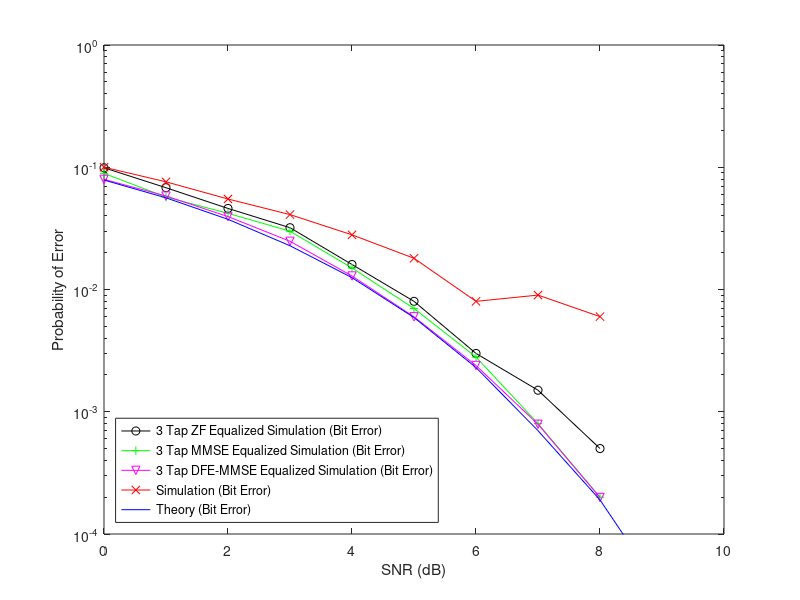
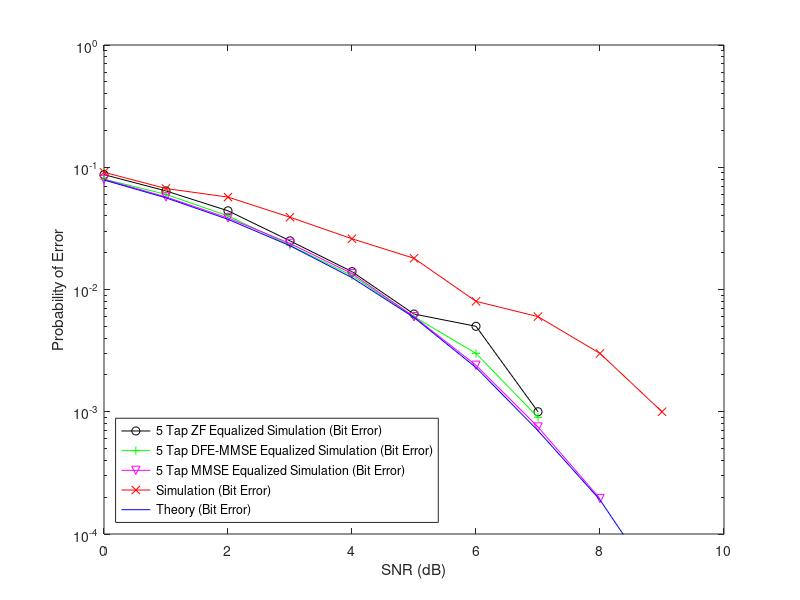
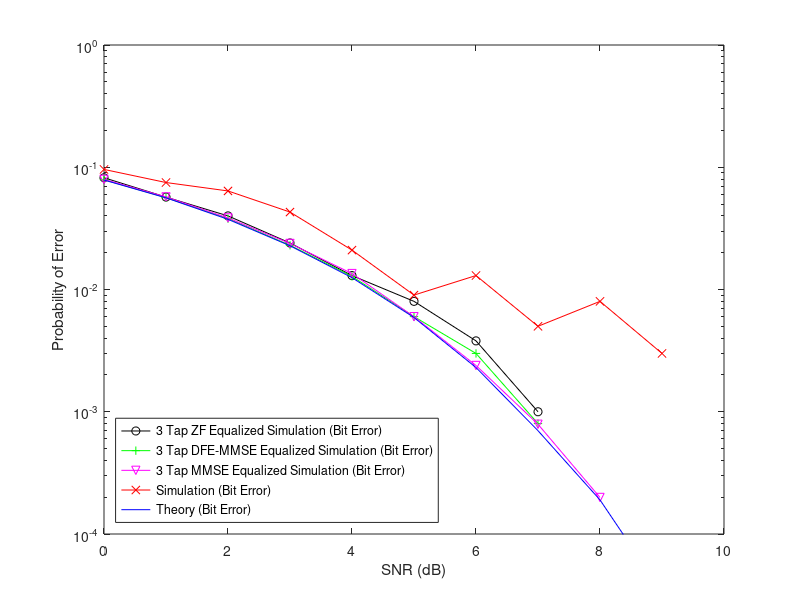
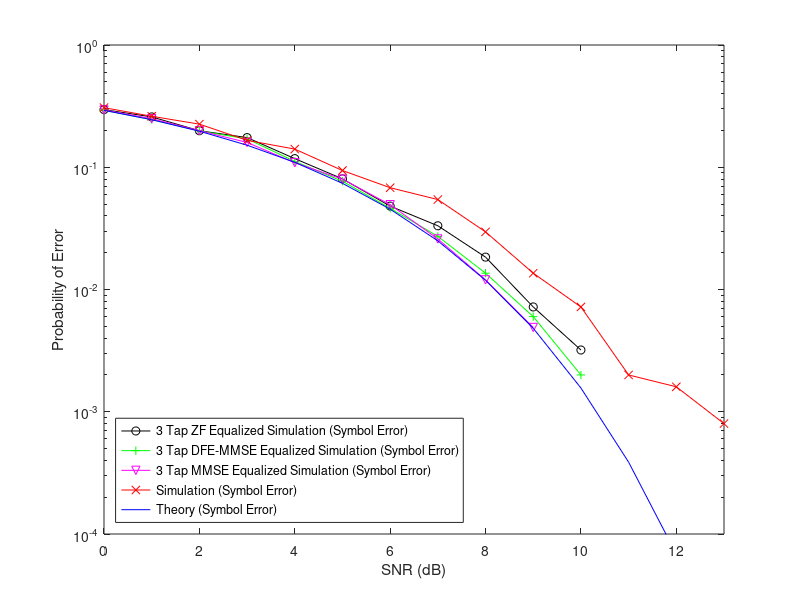

The MATLAB source for these figures, in order:
close all
clearvars
SNR = 0:13;

mmse_bpsk_1= [0.089089,0.0570,0.0420,0.0300,0.0150,0.00700,0.00280,0.00080,0.0002,0,0,0,0,0];
dfe_mmse_bpsk_1 = [0.0796,0.0582,0.0395,0.0248,0.0129,0.00598,0.00239,0.00079,0.000199,0,0,0,0,0];
zf_bpsk_1= [0.0990,0.0680,0.04604,0.03203,0.016016,0.00800,0.0030,0.00150,0.0005,0,0,0,0,0];
ne_bpsk_1 = [0.1001,0.0760,0.0550,0.0410,0.0280,0.0180,0.0080,0.0090,0.0060,0,0,0,0,0];
theo_bpsk_1= [0.0786,0.0562,0.0375,0.0228,0.0125,0.0059,0.0023,0.0007,0.00019,3.36272284196176e-05,3.87210821552205e-06,2.61306795357521e-07,9.00601035062878e-09,1.33293101753005e-10];

 h=figure;
    semilogy(SNR,zf_bpsk_1, '-ko');
    hold on;
    semilogy(SNR,mmse_bpsk_1, '-g+');
    semilogy(SNR,dfe_mmse_bpsk_1,'-mv');
    semilogy(SNR,ne_bpsk_1, '-rx');
    semilogy(SNR,theo_bpsk_1, 'b');
    ylabel('Probability of Error');
    xlabel('SNR (dB)');
    xlim([0 10]);
    ylim([10^-4 10^0]);
    legend('3 Tap ZF Equalized Simulation (Bit Error)', ...
        '3 Tap MMSE Equalized Simulation (Bit Error)',...
         '3 Tap DFE-MMSE Equalized Simulation (Bit Error)',...
         'Simulation (Bit Error)','Theory (Bit Error)','Location','SouthWest');
    % save the BER graph
    print(h,'-djpeg','-r300','bpSNR1');

mmse_bpsk_2 = [0.080,0.06,0.04,0.02301,0.013,0.006,0.003,0.0009,0,0,0,0,0,0];
dfe_mmse_bpsk_2 = [0.0796,0.0572,0.0385,0.0238,0.0135,0.00599,0.0024,0.00075,0.000195,0,0,0,0,0];
zf_bpsk_2=   [0.0870,0.0640,0.04404,0.0250,0.0140,0.0063,0.0050,0.001,0,0,0,0,0,0]
theo_bpsk_2= [0.0786,0.0562,0.0375,0.0228,0.0125,0.0059,0.0023,0.0007,0.00019,3.36272284196176e-05,3.87210821552205e-06,2.61306795357521e-07,9.00601035062878e-09,1.33293101753005e-10];
ne_bpsk_2 =  [0.0910,0.0670,0.0570,0.0390,0.0260,0.0180,0.0080,0.0060,0.0030,0.0010,0,0,0,0];

 h=figure;
    semilogy(SNR,zf_bpsk_2, '-ko');
    hold on;
    semilogy(SNR,mmse_bpsk_2, '-g+');
    semilogy(SNR,dfe_mmse_bpsk_2,'-mv');
    semilogy(SNR,ne_bpsk_2, '-rx');
    semilogy(SNR,theo_bpsk_2, 'b');
    ylabel('Probability of Error');
    xlabel('SNR (dB)');
        xlim([0 10]);
    ylim([10^-4 10^0]);
    legend('5 Tap ZF Equalized Simulation (Bit Error)', ...
         '5 Tap DFE-MMSE Equalized Simulation (Bit Error)',...
        '5 Tap MMSE Equalized Simulation (Bit Error)','Simulation (Bit Error)','Theory (Bit Error)','Location','SouthWest');
    % save the BER graph
    print(h,'-djpeg','-r300','bpSNR2');

mmse_bpsk_3= [0.07907,0.0565,0.0380,0.0230,0.0128,0.00600,0.003,0.00080,0,0,0,0,0,0];
dfe_mmse_bpsk_3 = [0.0796,0.0572,0.0385,0.0238,0.0135,0.00599,0.00239,0.00079,0.000199,0,0,0,0,0];
zf_bpsk_3= [0.08207,0.0570,0.040,0.02402,0.0130,0.00800,0.0038,00.001,0,0,0,0,0,0];
theo_bpsk_3= [0.0786,0.0562,0.0375,0.0228,0.0125,0.0059,0.0023,0.0007,0.00019,3.36272284196176e-05,3.87210821552205e-06,2.61306795357521e-07,9.00601035062878e-09,1.33293101753005e-10];
ne_bpsk_3 = [0.0960,0.0750,0.0640,0.0430,0.0210,0.0090,0.01301,0.0050,0.0080,0.0030,0,0,0,0];

 h=figure;
    semilogy(SNR,zf_bpsk_3, '-ko');
    hold on;
    semilogy(SNR,mmse_bpsk_3, '-g+');
    semilogy(SNR,dfe_mmse_bpsk_3,'-mv');
    semilogy(SNR,ne_bpsk_3, '-rx');
    semilogy(SNR,theo_bpsk_3, 'b');
    ylabel('Probability of Error');
    xlabel('SNR (dB)');
        xlim([0 10]);
    ylim([10^-4 10^0]);
    legend('3 Tap ZF Equalized Simulation (Bit Error)', ...
        '3 Tap DFE-MMSE Equalized Simulation (Bit Error)',...
        '3 Tap MMSE Equalized Simulation (Bit Error)','Simulation (Bit Error)','Theory (Bit Error)','Location','SouthWest');
    % save the BER graph
    print(h,'-djpeg','-r300','bpSNR3');

mmse_qpsk_1= [0.2921,0.24609,0.198,0.17086,0.1116,0.07683,0.0462,0.0272,0.0136,0.006,0.002,0,0.00,0.00];
dfe_mmse_qpsk_1 = [0.2941,0.2497,0.19923,0.1595,0.1089,0.0799,0.0494,0.02591,0.01199,0.004890,0,0,0,0];
zf_qpsk_1= [0.2961,0.2581,0.199,0.17486,0.11764,0.0804,0.0481,0.03321,0.01840,0.0072,0.0032,0.000,0.000,0.000];
theo_qpsk_1= [0.2921,0.2447,0.19723,0.1515,0.10979,0.0739,0.0454,0.02501,0.0119,0.004820,0.001564,0.000387,6.86040710628266e-05,7.93848103775288e-06];
ne_qpsk_1 = [0.30732,0.26130,0.2252,0.1660,0.1408,0.0940,0.06802,0.05442,0.02961,0.0136,0.00720,0.0020,0.0016,0.0008];

 h=figure;
    semilogy(SNR,zf_qpsk_1, '-ko');
    hold on;
    semilogy(SNR,mmse_qpsk_1, '-g+');
    semilogy(SNR,dfe_mmse_qpsk_1,'-mv');
    semilogy(SNR,ne_qpsk_1, '-rx');
    semilogy(SNR,theo_qpsk_1, 'b');
    ylabel('Probability of Error');
    xlabel('SNR (dB)');
        xlim([0 13]);
    ylim([10^-4 10^0]);
    legend('3 Tap ZF Equalized Simulation (Symbol Error)', ...
        '3 Tap DFE-MMSE Equalized Simulation (Symbol Error)',...
        '3 Tap MMSE Equalized Simulation (Symbol Error)','Simulation (Symbol Error)','Theory (Symbol Error)','Location','SouthWest');
    % save the BER graph
    print(h,'-djpeg','-r300','qpSNR1');

mmse_qpsk_2= [0.293715,0.2456,0.20448,0.1656,0.11964,0.07392,0.04522,0.02881,0.012806,0.005603,0.00170,0,0,0];
dfe_mmse_qpsk_2 = [0.2999,0.2449,0.19725,0.1516,0.10981,0.0741,0.0459,0.0259,0.0121,0.004890,0.001594,0,0,0];
zf_qpsk_2= [0.2997,0.2340,0.2080,0.1780,0.1244,0.07442,0.048819,0.03041,0.01440,0.0068,0.002,0,0,0];
theo_qpsk_2= [0.2921,0.2447,0.19723,0.1515,0.10979,0.0739,0.0454,0.02501,0.0119,0.004820,0.001564,0.000387,6.86040710628266e-05,7.93848103775288e-06];
ne_qpsk_2 = [0.31252,0.25130,0.2324,0.1824,0.1456,0.104041,0.075630,0.0548219,0.03441,0.020808,0.01240,0.00760,0.00320,0.00160];

 h=figure;
    semilogy(SNR,zf_qpsk_2, '-ko');
    hold on;
    semilogy(SNR,mmse_qpsk_2, '-g+');
    semilogy(SNR,dfe_mmse_qpsk_2,'-mv');
    semilogy(SNR,ne_qpsk_2, '-rx');
    semilogy(SNR,theo_qpsk_2, 'b');
    ylabel('Probability of Error');
    xlabel('SNR (dB)');
            xlim([0 13]);
    ylim([10^-4 10^0]);
    legend('5 Tap ZF Equalized Simulation (Symbol Error)', ...
        '5 Tap DFE-MMSE Equalized Simulation (Symbol Error)',...
        '5 Tap MMSE Equalized Simulation (Symbol Error)','Simulation (Symbol Error)','Theory (Symbol Error)','Location','SouthWest');
    % save the BER graph
    print(h,'-djpeg','-r300','qpSNR2');

mmse_qpsk_3= [0.29251,0.24049,0.19907,0.1545,0.112,0.0740,0.048019,0.0278,0.01300,0.0052,0.0022,0.00040,0,0];
dfe_mmse_qpsk_3 = [0.2928,0.245,0.1973,0.1519,0.10983,0.0741,0.0459,0.0252,0.0122,0.004826,0.00159,0,0,0];
zf_qpsk_3 = [0.2929,0.2492,0.20,0.1588,0.12004,0.07563,0.05002,0.02860,0.0150,0.0055,0.0024,0.00050,0,0];
theo_qpsk_3= [0.2921,0.2447,0.19723,0.1515,0.10979,0.0739,0.0454,0.02501,0.0119,0.004820,0.001564,0.000387,6.86040710628266e-05,7.93848103775288e-06];
ne_qpsk_3 =[0.3097,0.2725,0.2192,0.18487,0.14805,0.10844,0.07763,0.05562,0.03841,0.02440,0.0124,0.0044,0.0024,0];

 h=figure;
    semilogy(SNR,zf_qpsk_3, '-ko');
    hold on;
    semilogy(SNR,mmse_qpsk_3, '-g+');
    semilogy(SNR,dfe_mmse_qpsk_3,'-mv');
    semilogy(SNR,ne_qpsk_3, '-rx');
    semilogy(SNR,theo_qpsk_3, 'b');
    ylabel('Probability of Error');
    xlabel('SNR (dB)');
            xlim([0 13]);
    ylim([10^-4 10^0]);
    legend('3 Tap ZF Equalized Simulation (Symbol Error)', ...
        '3 Tap DFE-MMSE Equalized Simulation (Symbol Error)',...
        '3 Tap MMSE Equalized Simulation (Symbol Error)','Simulation (Symbol Error)','Theory (Symbol Error)','Location','SouthWest');
    % save the BER graph
    print(h,'-djpeg','-r300','qpSNR3');
